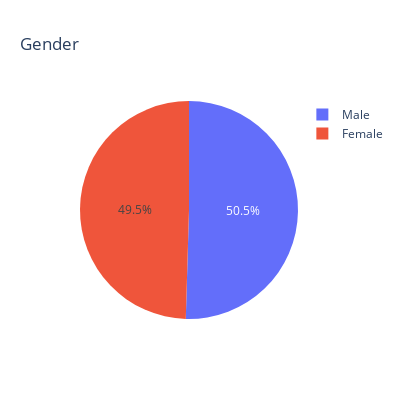

The notebook cell this image was saved under:
### Code cell
px.pie(values = gender_data.values, names = gender_data.index, title = 'Gender', height = 400, width = 400)

### Figure 1 — Plotly figure (JSON) as saved in the notebook; plotly's stock layout.template omitted (floating-point values rounded to 4 significant figures)
{"data": [{"domain": {"x": [0, 1], "y": [0, 1]}, "hovertemplate": "label=%{label}<br>value=%{value}<extra></extra>", "labels": ["Male", "Female"], "legendgroup": "", "name": "", "showlegend": true, "type": "pie", "values": [0.5047, 0.4953]}], "layout": {"height": 400, "legend": {"tracegroupgap": 0}, "title": {"text": "Gender"}, "width": 400}}
